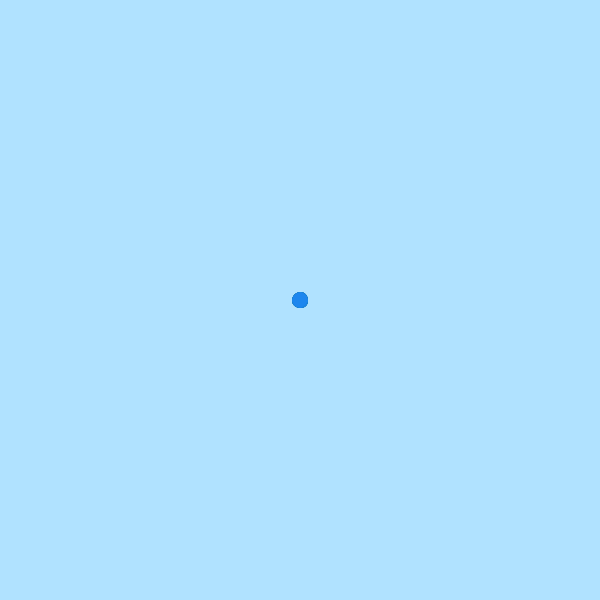
Frame 1 (no input)
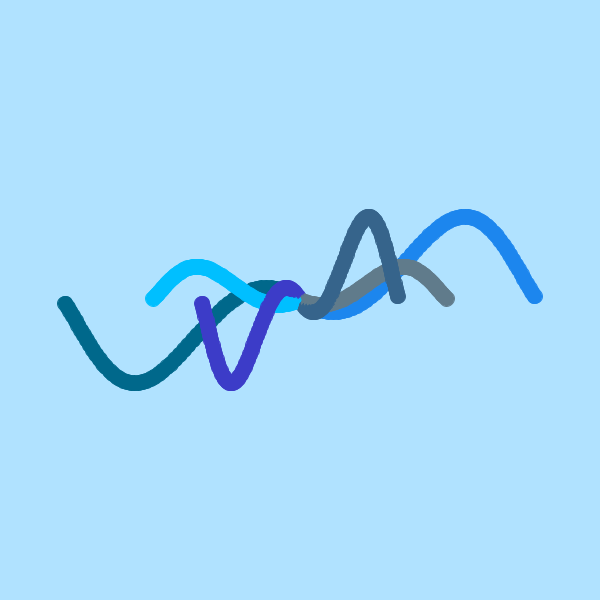
Frame 60 (the mouse pressed at the canvas centre just before this capture)
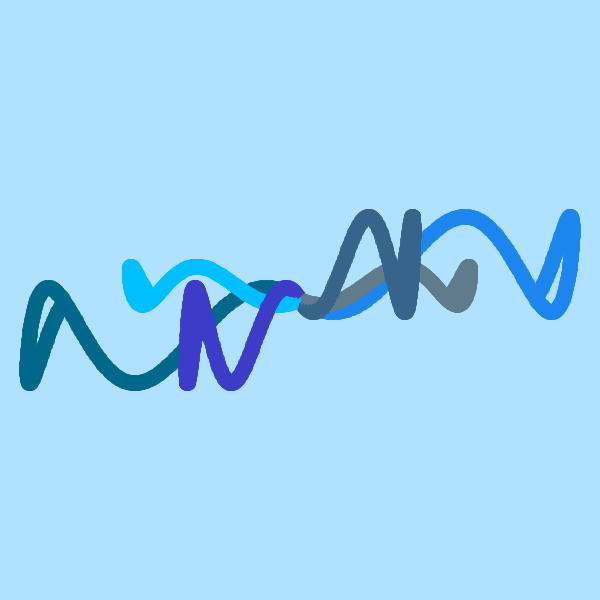
Frame 120 (the mouse held since frame 60 and released just before this capture)

The Processing sketch that drew these frames (run headless with seeded random() and noise(); from frame 60 on, the mouse is pressed at the canvas centre):

// Processing sketch: processing_114121
// ── processing_114121.pde

//Definitions
float xpos;
float ypos;
float xpos2;
float ypos2;
float xpos3;
float ypos3;
float xpos4;
float ypos4;
float xpos5;
float ypos5;
float xpos6;
float ypos6;
 
//variables
float a = 90;
float a2 = 45;
 
void setup(){
  size (600,600);
  background (176, 226, 255); //background colour
 
//position of ellipses
xpos = width/2;
ypos = width/2;
xpos2 = width/2;
ypos2 = width/2;
xpos3 = width/2;
ypos3 = width/2;
xpos4 = width/2;
ypos4 = width/2;
xpos5 = width/2;
ypos5 = width/2;
xpos6 = width/2;
ypos6 = width/2; 
}
 
//setup for animation
void draw(){
 
stroke(54, 100, 139); //outline colour
fill(54, 100, 139); //ellipse colour
ellipse(xpos, ypos, 15, 15); //ellipse shape and size
 
stroke(60,60,200);
fill(60,60,200);
ellipse(xpos2, ypos2, 15, 15);
 
stroke(96, 123, 139);
fill(96, 123, 139);
ellipse(xpos3, ypos3, 15, 15);
 
stroke(0, 191, 255);
fill(0, 191, 255);
ellipse(xpos4, ypos4, 15, 15);
 
stroke(0, 104, 139);
fill(0, 104, 139);
ellipse(xpos5, ypos5, 15, 15);
 
stroke(28, 134, 238);
fill(28, 134, 238);
ellipse(xpos6, ypos6, 15, 15);
 
 
a=a+1; //line movments
a2=a2+6;
 
//movement of the ellipse
float yChange = cos(radians(a2));
float xChange = sin(radians(a));
 
//length on each arc
xpos += xChange*2;
ypos += yChange*5;
xpos2 -= xChange*2;
ypos2 -= yChange*5;
xpos3 += xChange*3;
ypos3 += yChange*2;
xpos4 -= xChange*3;
ypos4 += yChange*2;
xpos5 += xChange*-4.8;
ypos5 -= yChange*5;
xpos6 += xChange*4.8;
ypos6 += yChange*5;
}
